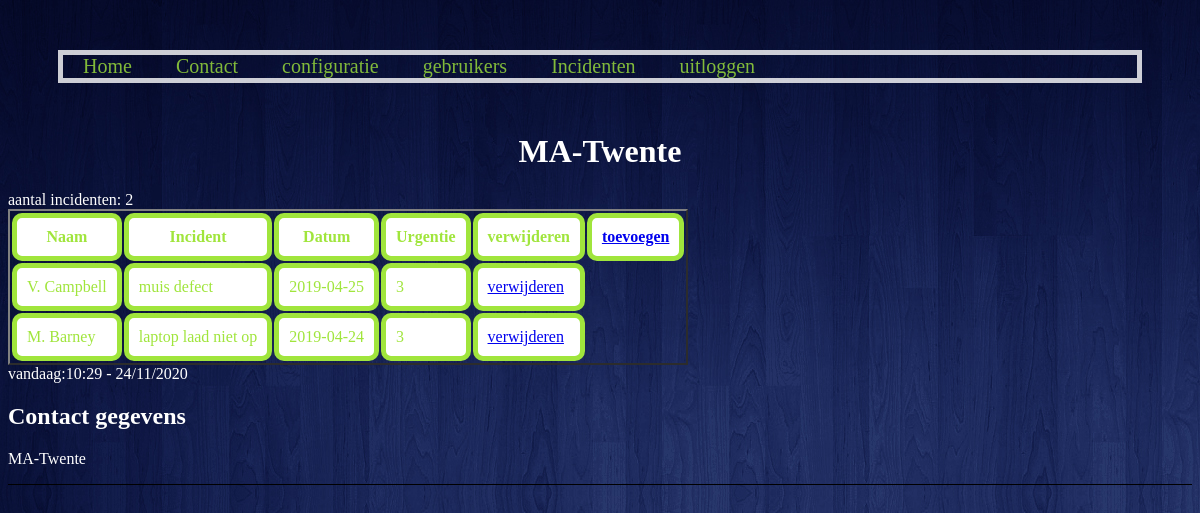
The app's page /index.php?page=incidentenoverzicht (signed in) with its own data.
### tables this page shows
CREATE TABLE `incidenten` (
  `id` int(11) NOT NULL,
  `incidentenid` varchar(30) NOT NULL,
  `incident1` longtext NOT NULL,
  `incident2` longtext NOT NULL,
  `incident3` int(1) NOT NULL
);

### incidentenoverzicht.php (the view, shortened to what this page needs)
<?php
    $conn = mysqli_connect('localhost','root','','twente') or die('kan geen verbinding maken');
    if ($conn) {
        $sql = "SELECT * FROM incidenten";
        $result = mysqli_query($conn,$sql);
        $aantal = mysqli_num_rows($result);
        echo "aantal incidenten: ".$aantal;
        echo "<table border='2'>
                <tr>
                    <th>Naam</th>
                    <th>Incident</th>
                    <th>Datum</th>
                    <th>Urgentie</th>
                    <th>verwijderen</th>";
                 if (isset($_SESSION['ingelogd'])) {
                    echo "<th><a href='index.php?page=incidententoevoegen'>toevoegen</a></th>";
                }
                echo "</tr>";
        while ($row = mysqli_fetch_assoc($result)) {
            echo
            "<tr>
                <td>" .$row['incidentenid']."</td>
                <td>" .$row['incident1']."</td>
                <td>" .$row['incident2']."</td>
                <td>" .$row['incident3']."</td>";
                $id = $row['id'];
                if (isset($_SESSION['ingelogd'])) {
                        print <<<END
                        <td><a href="index.php?page=incidentenoverzicht&delete={$id}">verwijderen</a></td>
END;
                }
                echo "</tr>";
        }
        echo "</table>";
    echo "vandaag:" . date("h:i - d/m/Y") . "<br>";
}
?>

### stijl.css (style rules this page uses)
body { background-image: url(img/achtergrond.jpg); }
::placeholder { text-align: center; color: white; }
th, td { background-color: white; border: 5px solid #A0E53C; border-radius: 10px; color: #A0E53C; padding: 10px; }

### records on screen
incidenten: incidentenid "V. Campbell", incident1 "muis defect", incident2 "2019-04-25", incident3 "3"
incidenten: incidentenid "M. Barney", incident1 "laptop laad niet op", incident2 "2019-04-24", incident3 "3"

### other values on screen
$aantal "2"
